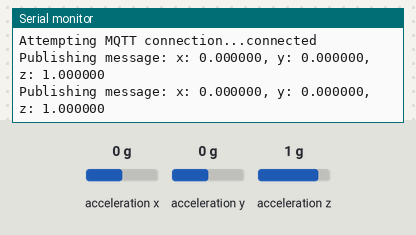
Recording of a sketch running on a simulated Arduino Nano 33 IoT. On the bench: the last lines printed to the serial monitor. The inputs (shaded band) are chosen by the test bench; at power-on: acceleration x 0 g, acceleration y 0 g, acceleration z 1 g. WiFi joins after 1.5 s; servers stay silent unless stated; no MQTT or app messages arrive unless stated.

Above: at 2.7 s.
2.8 s: acceleration x set to -1.4 g
At 4.1 s:
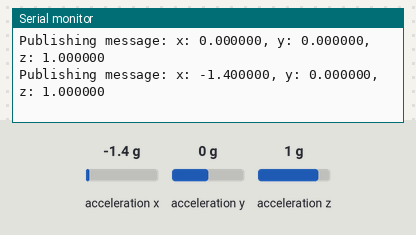
4.3 s: acceleration y set to -1.4 g
At 5.4 s:
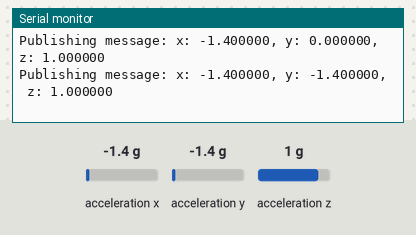
5.8 s: acceleration z set to -1.4 g
At 7.1 s:
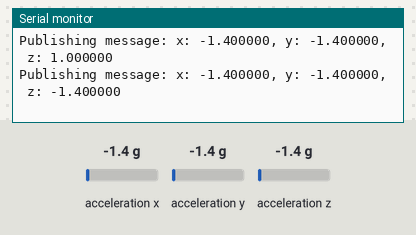

Measured:
- after the input at 2.8 s, the serial monitor: prints a new line after 0.77 s (image 1)
- after the input at 4.3 s, the serial monitor: prints a new line after 0.27 s (image 2)
- after the input at 5.8 s, the serial monitor: prints a new line after 0.78 s (image 3)

The sketch:

MQTTdatasender.ino
```cpp
#include <WiFiNINA.h>
#include <PubSubClient.h>
#include <Arduino_LSM6DS3.h>

// Replace with your network credentials
const char* ssid = "iPhonec";
const char* password = "Password";

// MQTT Broker details
const char* mqtt_server = "10a7edd7e39341c2a763df486f287484.s1.eu.hivemq.cloud";
const int mqtt_port = 8883;
const char* mqtt_username = "CooperGoullet";
const char* mqtt_password = "Username";
const char* mqtt_topic = "accelerometer/data";  // Add your MQTT topic

WiFiSSLClient wifiClient;  // Use WiFiSSLClient for secure connections
PubSubClient client(wifiClient);

void setup_wifi() {
  delay(10);
  Serial.println();
  Serial.print("Connecting to ");
  Serial.println(ssid);

  WiFi.begin(ssid, password);

  while (WiFi.status() != WL_CONNECTED) {
    delay(500);
    Serial.print(".");
  }

  Serial.println("");
  Serial.println("WiFi connected");
}

void reconnect() {
  while (!client.connected()) {
    Serial.print("Attempting MQTT connection...");
    // Attempt to connect with MQTT username and password
    if (client.connect("ArduinoClient", mqtt_username, mqtt_password)) {
      Serial.println("connected");
    } else {
      Serial.print("failed, rc=");
      Serial.print(client.state());
      Serial.println(" try again in 5 seconds");
      // Wait 5 seconds before retrying
      delay(5000);
    }
  }
}

void setup() {
  Serial.begin(9600);
  setup_wifi();

  // Set up secure connection
  client.setServer(mqtt_server, mqtt_port);

  if (!IMU.begin()) {
    Serial.println("Failed to initialize IMU!");
    while (1);
  }

  Serial.println("IMU initialized successfully");
}

void loop() {
  if (!client.connected()) {
    reconnect();
  }
  client.loop();

  float x, y, z;
  if (IMU.accelerationAvailable()) {
    IMU.readAcceleration(x, y, z);

    char msg[50];
    snprintf(msg, 50, "x: %f, y: %f, z: %f", x, y, z);
    Serial.print("Publishing message: ");
    Serial.println(msg);
    client.publish(mqtt_topic, msg);
  }

  delay(1000);  // Publish every second
}
```
